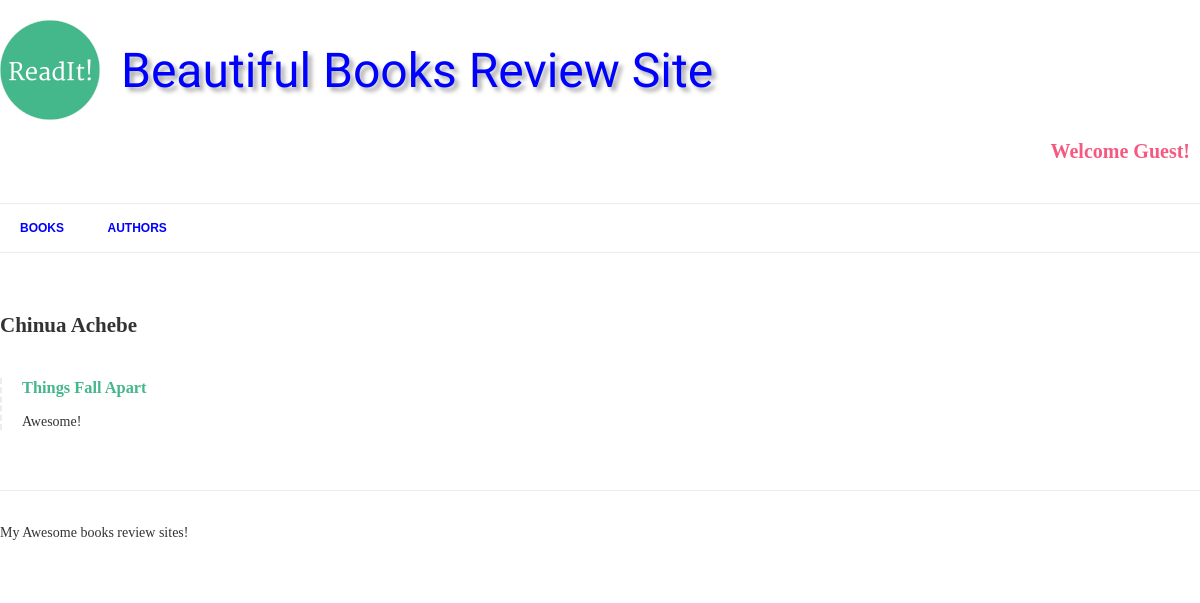
/authors/, run on an earlier commit of the app's database.
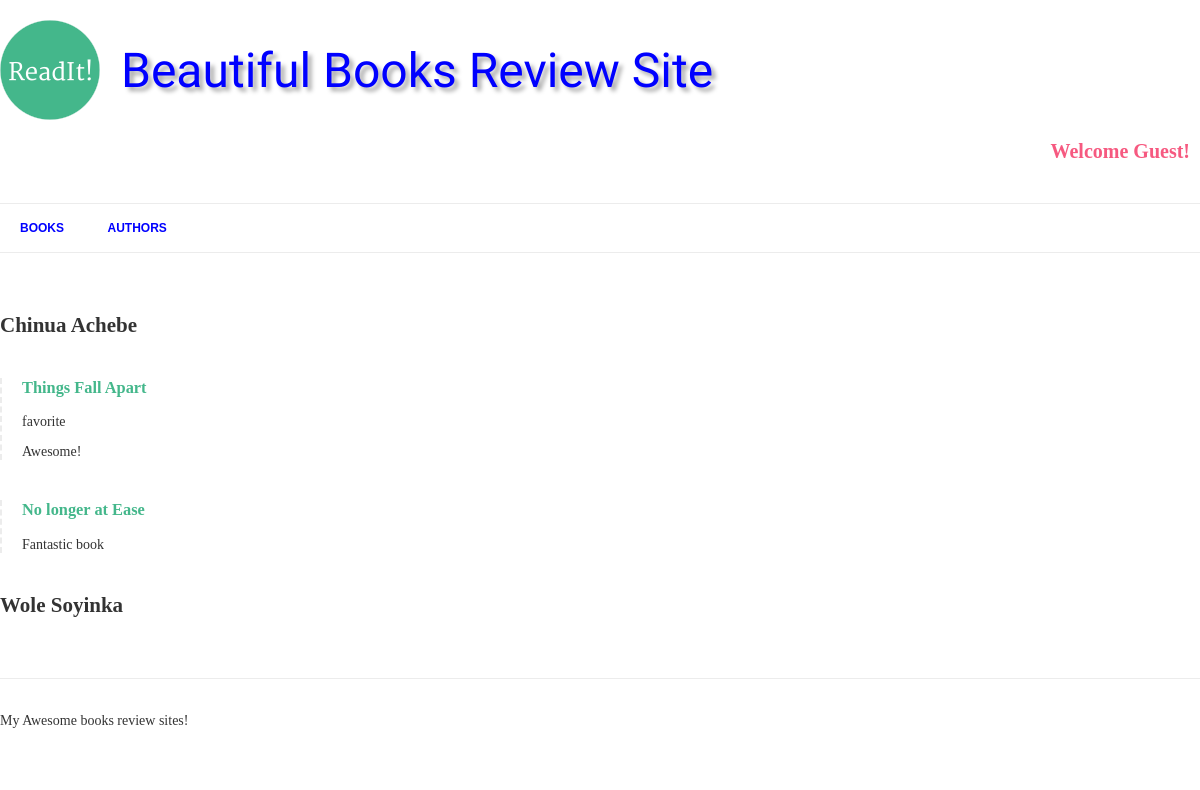
And on a later commit of the database.
### books/models.py (models this page shows, shortened)
class Author(models.Model):
    name = models.CharField(max_length=70, unique=True, help_text="Use pen name, not real name")

class Book(models.Model):
    title = models.CharField(max_length=150)
    author = models.ManyToManyField(Author, related_name="books")
    review = models.TextField(blank=True, null=True)
    review_date = models.DateTimeField(blank=True, null=True)
    is_favorite = models.BooleanField(default=False, verbose_name="Favorite?")

### books/views.py (the view)
# urls.py: path('authors/', views.AuthorList.as_view(), name='authors'),  # Class & Function base url decoration
class AuthorList(View):
    def get(self, request):
        authors = Author.objects.annotate(
            published_books = Count('books')
        ).filter(published_books__gt = 0)
        context = {
            'authors':authors
        }
        return render(request, 'authors.html',context)

### books/templates/authors.html
{% extends 'base.html' %}
{% block content %}
{% for author in authors %}
<h2>{{ author.name }}</h2>
{% for book in author.books.all %}
    {% if book.review %}
        <div class="book">
            <h3> <a href="{% url 'book' book.pk %}">{{ book.title }}</a></h3>
            {% if book.is_favorite %} <p class="highlight">favorite</p>{% endif %}
            <p>{{ book.review|linebreaks }}</p>
        </div>
    {% endif %}
{% endfor %}
{% endfor %}
{% endblock %}

### books/templates/base.html (shortened to what this page needs)
 {% load static %}
<!DOCTYPE html>
<html lang="en">
<head>
    <link rel="stylesheet" href="{% static 'css/fontawesome.css' %}">
    <link rel="stylesheet" href="{% static 'css/normalize.css' %}">
    <link rel="stylesheet" href="{% static 'css/style.css' %}">
</head>
<body>
    <div class="flex-container">
        <header>
           <div class="img_logo"><img src="{% static 'img/logo.png' %}" alt="Readit!" class="logo"> <span>Beautiful Books Review Site</span></div>
            <div class="Welcome">
                {% if request.user.is_authenticated %}
                <p>Welcome <span class="usr">{{request.user.username|title}},</span> you logged in last {{request.user.last_login|date:"D d M Y"}}</p>
                {% else %}
                    <p><h3 class="no-login">Welcome Guest!</h3></p>
                {% endif %}
            </div>
        </header>
        <nav>
             <a href="{% url 'books' %}" class="b">Books</a>
             <a href="{% url 'authors' %}" class="a">Authors</a>
        </nav>
        <main>
           {% block content %}
           {% endblock %}
        </main>
        <footer>
            <p>My Awesome books review sites!</p>
        </footer>
    </div>
</body>
</html>

### books/static/css/style.css (style rules this page uses)
header { border-bottom: 1px solid #ececec; padding: 20px 0; display: table; width: 100%; }
footer { border-top: 1px solid #ececec; padding: 20px 0; margin-top: 60px; }
.logo { padding-right: 20px; display: table-cell; }
nav { clear: both; border-bottom: 1px solid #ececec; margin-bottom: 60px; }
nav a { font-size: 12px; font-weight: bold; line-height: 18px; padding: 15px 20px; display: inline-block; text-transform: uppercase; font-family: Arial, serif; color: #333; }
.book { border-left: 2px dashed #ececec; padding-left: 20px; margin: 40px 0; }
body { font-family: 'Merriweather', serif; color: #333; font-size: 14px; }
h1, h2, h3, h4, h5, h6 { font-family: 'Roboto Slab', serif; }
a { color: #44B78B; text-decoration: none; }

### books/templates/base.html (style rules this page uses)
.img_logo,.logo { display: flex; align-items: center; margin-right: 1px; font-family: 'Tangerine', serif; font-size: 48px; font-style:normal; color: blue; text-shadow: 4px 4px 4px #aaa; }
.no-login { text-align: right; margin-right:10px; font-family: 'Times New Roman', Times, serif; font-size: 20px; color:rgba(243, 32, 85, 0.747); font-style: normal; }
.a,.b { color: blue; }

What changed in the data, as far as the page shows it:
changed Book "Things Fall Apart": now shows "favorite"
added Book: title "No longer at Ease", review "Fantastic book", shown under Author "Chinua Achebe"
added Author: name "Wole Soyinka"
